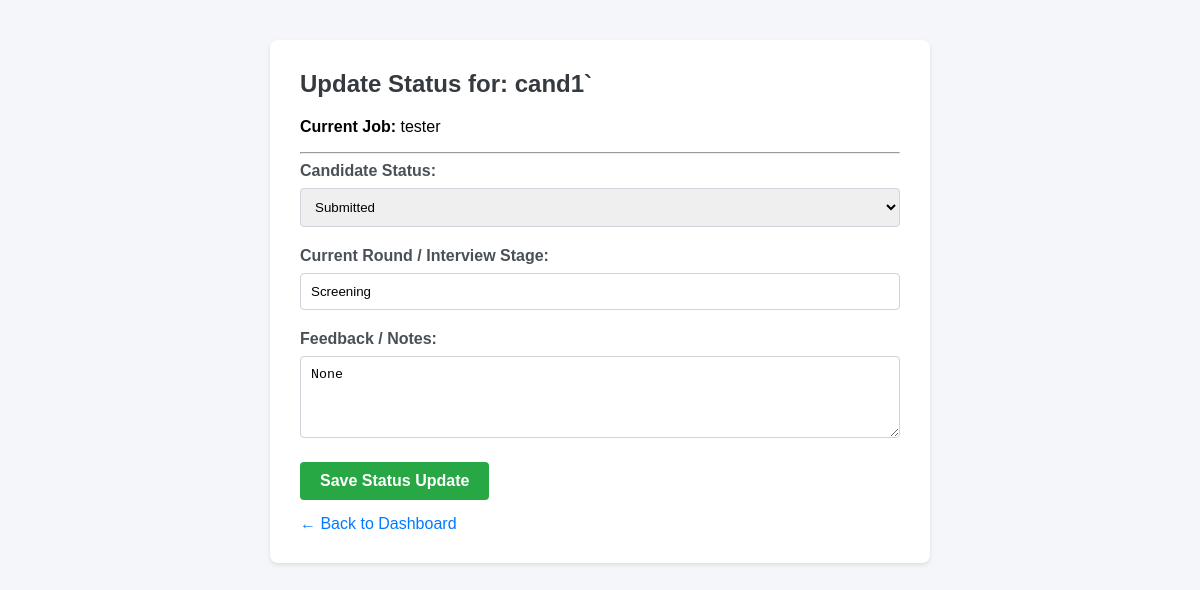
/update-status/2/ (signed in), run on the app's committed database.
### core/models.py (models this page shows, shortened)
class Candidate(models.Model):
    STATUS_CHOICES = [
        ('Submitted', 'Submitted'),
        ('Under Review', 'Under Review'),
        ('Shortlisted', 'Shortlisted'),
        ('Interview Scheduled', 'Interview Scheduled'),
        ('Rejected', 'Rejected'),
        ('Selected', 'Selected'),
    ]
    ROUND_CHOICES = [
        ('Screening', 'Screening'),
        ('L1 Technical', 'L1 Technical'),
        ('L2 Technical', 'L2 Technical'),
        ('Managerial', 'Managerial'),
        ('HR Round', 'HR Round'),
    ]
    requirement = models.ForeignKey('Requirement', on_delete=models.CASCADE)
    sub_vendor = models.ForeignKey(User, on_delete=models.CASCADE)
    candidate_name = models.CharField(max_length=200)
    candidate_email = models.EmailField()
    experience = models.CharField(max_length=50)
    resume = models.FileField(upload_to='resumes/')
    status = models.CharField(max_length=50, choices=STATUS_CHOICES, default='Submitted')
    current_round = models.CharField(max_length=50, choices=ROUND_CHOICES, default='Screening')
    interview_date = models.DateTimeField(null=True, blank=True)  # Company sets interview date/time
    feedback_reason = models.TextField(blank=True, null=True)

class Requirement(models.Model):
    company_name = models.CharField(max_length=150)
    job_title = models.CharField(max_length=150)
    skills_required = models.TextField()
    experience_required = models.CharField(max_length=50)
    profiles_needed = models.IntegerField(default=5)  # <-- Added this field
    created_at = models.DateTimeField(auto_now_add=True)

### core/views.py (the view)
# urls.py: path('update-status/<int:candidate_id>/', views.update_candidate_status, name='update_candidate_status'),
@login_required
def update_candidate_status(request, candidate_id):
    candidate = get_object_or_404(Candidate, id=candidate_id)
    if request.method == 'POST':
        candidate.status = request.POST.get('status', candidate.status)
        candidate.current_round = request.POST.get('current_round', candidate.current_round)
        candidate.feedback_reason = request.POST.get('feedback_reason', candidate.feedback_reason)
        candidate.save()
        return redirect('dashboard')
    return render(request, 'core/update_status.html', {'candidate': candidate})

### core/templates/core/update_status.html (shortened to what this page needs)
<!DOCTYPE html>
<html>
<head>
</head>
<body>
    <div class="container">
        <h2>Update Status for: {{ candidate.candidate_name }}</h2>
        <p><strong>Current Job:</strong> {{ candidate.requirement.job_title }}</p>
        <hr>
        <form method="POST">
            <div class="form-group">
                <label for="status">Candidate Status:</label>
                <select name="status" id="status">
                    <option value="Submitted" {% if candidate.status == "Submitted" %}selected{% endif %}>Submitted</option>
                </select>
            </div>
            <div class="form-group">
                <label for="current_round">Current Round / Interview Stage:</label>
                <input type="text" name="current_round" id="current_round" value="{{ candidate.current_round }}" placeholder="e.g., Technical Round 1">
            </div>
            <div class="form-group">
                <label for="feedback_reason">Feedback / Notes:</label>
                <textarea name="feedback_reason" id="feedback_reason" rows="4" placeholder="Enter notes or rejection reasons...">{{ candidate.feedback_reason }}</textarea>
            </div>
            <button type="submit" class="btn">Save Status Update</button>
        </form>
        <a href="{% url 'dashboard' %}" class="back-link">&larr; Back to Dashboard</a>
    </div>
</body>
</html>

### core/templates/core/update_status.html (style rules this page uses)
body { font-family: Arial, sans-serif; margin: 40px; background-color: #f4f6f9; }
.container { max-width: 600px; margin: 0 auto; background: white; padding: 30px; border-radius: 8px; box-shadow: 0 2px 4px rgba(0,0,0,0.1); }
h2 { margin-top: 0; color: #343a40; }
.form-group { margin-bottom: 20px; }
label { display: block; margin-bottom: 8px; font-weight: bold; color: #495057; }
select, textarea, input[type="text"] { width: 100%; padding: 10px; border: 1px solid #ced4da; border-radius: 4px; box-sizing: border-box; }
.btn { padding: 10px 20px; background-color: #28a745; color: white; border: none; border-radius: 4px; cursor: pointer; font-size: 16px; font-weight: bold; }
.back-link { display: inline-block; margin-top: 15px; color: #007bff; text-decoration: none; }

### data on the page
Candidate: candidate_name "cand1`", requirement.job_title "tester", status "Submitted", current_round "Screening", feedback_reason "None"
